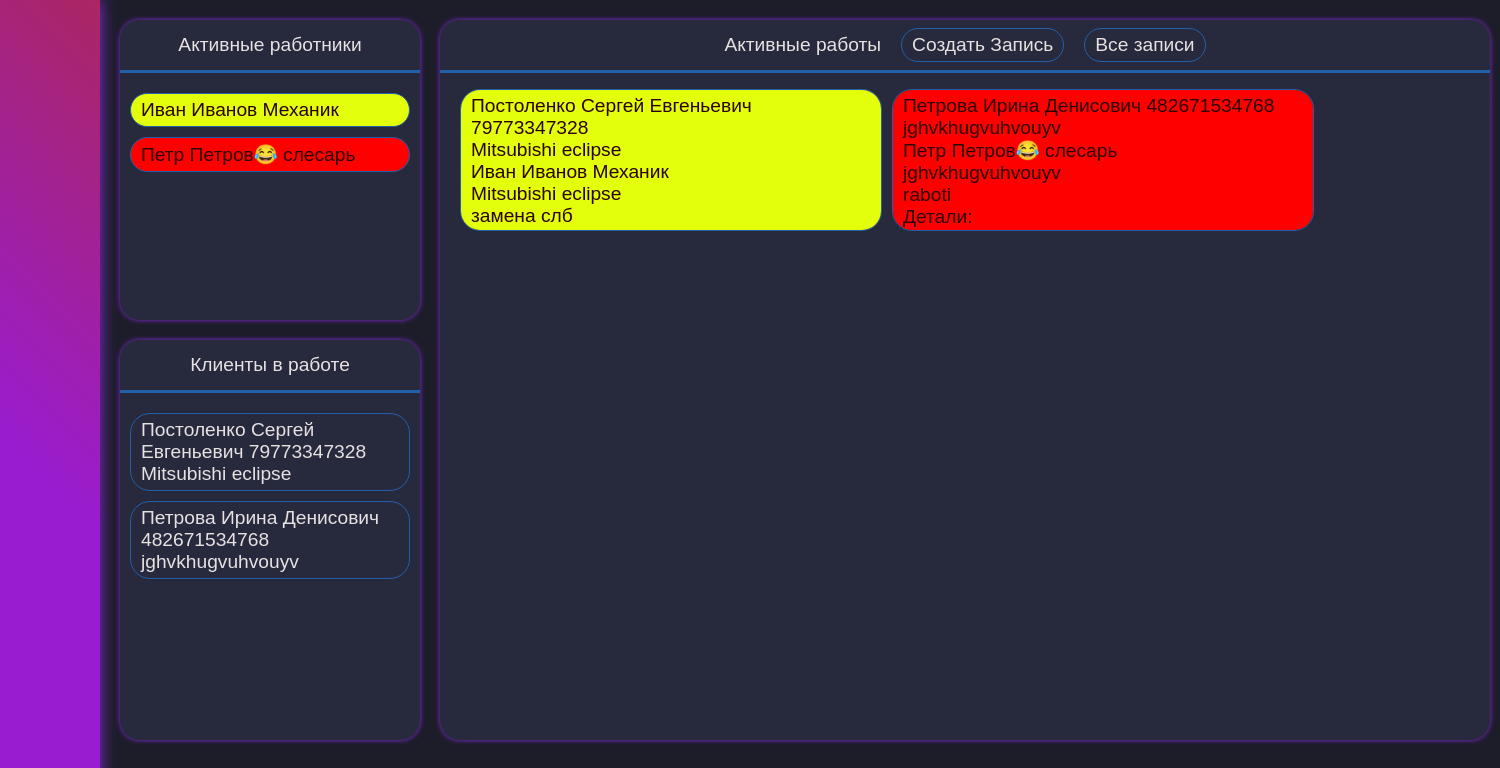
Before: / with the older database file.
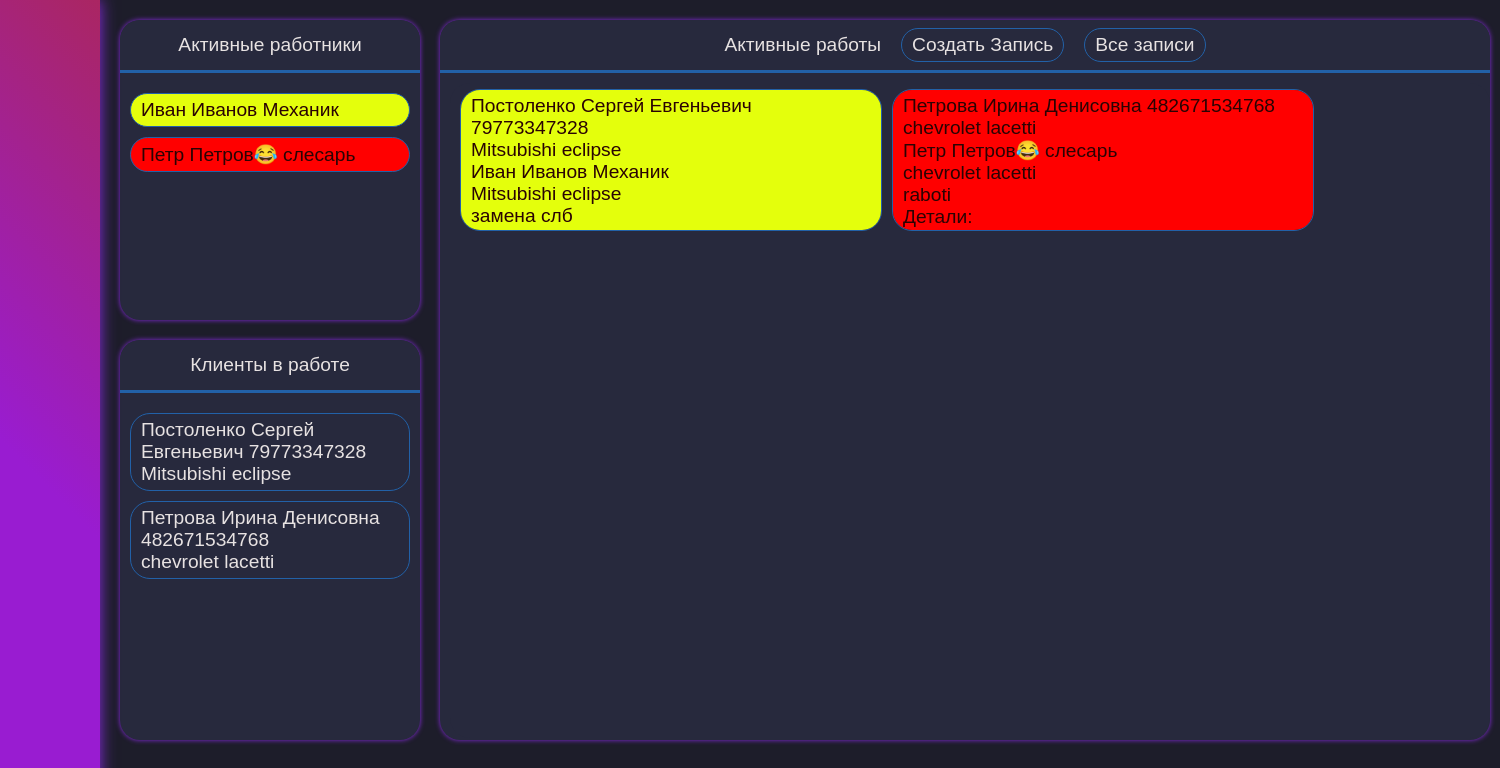
After: the same page with the newer database file.
### Dashboard/models.py (models this page shows, shortened)
class Tasks(models.Model):
    CHOISES = (
        ('active','Активная'),
        ('created','Созданная'),
        ('complete','Завершенная'),
    )
    staff = models.ForeignKey(Staffs ,on_delete=models.SET_NULL, blank=True, null=True)
    client = models.ForeignKey(Clients, on_delete=models.SET_NULL, blank=True, null=True)
    price = models.CharField(max_length=100, blank=True, null=True)
    mode = models.CharField(max_length=100, choices=CHOISES, default='created', blank=True, null=True)
    works = models.CharField(max_length=500, default="", blank=True, null=True)
    time = models.TimeField(auto_now_add=True)
    props = models.ManyToManyField(PropertyTasks, blank=True)

### clients/models.py (models this page shows)
class Clients(models.Model):
    client_surname = models.CharField(max_length=150, blank=True, null=True)
    client_name = models.CharField(max_length=150, blank=True, null=True)
    client_fathername = models.CharField(max_length=150, blank=True, null=True)
    client_phone = models.CharField(max_length=20, blank=True, null=True)
    client_auto = models.CharField(max_length=500, blank=True, null=True)
    def __str__(self):
        return f'{self.client_surname} {self.client_name} {self.client_fathername} {self.client_phone}'

### Staff/models.py (models this page shows)
class Staffs(models.Model):
    COLOR_PALETTE = [
        ("#FFFFFF", "white", ),
        ("#000000", "black", ),
    ]
    staff_job = models.CharField(max_length=40, blank=True, null=True)
    staff_surname = models.CharField(max_length=150, blank=True, null=True)
    staff_name = models.CharField(max_length=150, blank=True, null=True)
    color = ColorField(samples=COLOR_PALETTE, blank=True, null=True)
    def __str__(self):
        return f'{self.staff_name} {self.staff_surname} {self.staff_job}'

### Dashboard/views.py (the view)
# urls.py: path('', include('Dashboard.urls', namespace='Dashboard')),
def Dashboard(request):
    ActiveTasks = Tasks.objects.filter(mode="active")
    activeStaff = []
    for Staff in ActiveTasks:
        activeStaff.append(Staff.staff)
    data = {
        'Title':'Дашборд',
        "ActiveTasks": ActiveTasks,
        "ActiveStaff":set(activeStaff),
    }
    return render(request, 'Dashboard/Dashboard.html', data)

### Dashboard/models.py (called while the page is built)
    def __str__(self):
        return f"{self.prop.prop_name} - {self.count}"

### Dashboard/templates/Dashboard/Dashboard.html (shortened to what this page needs)
{% extends "Dashboard/base.html" %}
{% load static %}
{% block statics %}
<link rel="stylesheet" href="{% static 'Dashboard/Dashboard.css' %}">
{% endblock statics %}
{% block content %}
<div class="contentLeft">
    <div class="stafflist">
        <div class="stafflistTitle">
            Активные работники
        </div>
        <div class="Activestafflist">
            {% for staff in ActiveStaff %}
            <div class="ActiveStaffPlace" style=background-color:{{staff.color}};>
                {{staff}}
            </div>
            {% endfor %}
        </div>
    </div>
    <div class="activeclients">
        <div class="activeclientsTitle">
            Клиенты в работе
        </div>
        <div class="activeclientsList">
            {% for task in ActiveTasks %}
                <div class="ActiveClientPlace">
                    {{task.client}} <br> {{task.client.client_auto}}
                </div>
            {% endfor %}
        </div>
    </div>
</div>
<div class="contentRight">
    <div class="dashboardblock">
        <div class="dashboardTitle">
            Активные работы       <a href="{% url "Dashboard:createtask" %}" class='createTask'>Создать Запись</a>    <a href="{% url "Dashboard:AllTask" %}" class='createTask'>Все записи</a>
        </div>
        <div class="dashboardcontent">
            {% for task in ActiveTasks %}
            <a class='taskholdersa' href="{% url "Dashboard:checkTask" task.id %}">
                <div class="ActiveTaskPlace" style=background-color:{{task.staff.color}};>
                    {{task.client}} <br>
                    {{task.client.client_auto}} <br>
                    {{task.staff}} <br>
                    {{task.client.client_auto}} <br>
                    {{task.works}} <br>
                    Детали: <br>
                    {% for prop in task.props.all %}
                        {{prop}}<br>
                    {% endfor %}
                </div>
            </a>
            {% endfor %}
        </div>
    </div>
</div>
{% endblock content %}

Changed rows visible on the page:
changed through a linked row, Tasks "raboti": client "Петрова Ирина Денисович 482671534768" → "Петрова Ирина Денисовна 482671534768"; client.client_auto "jghvkhugvuhvouyv" → "chevrolet lacetti"
